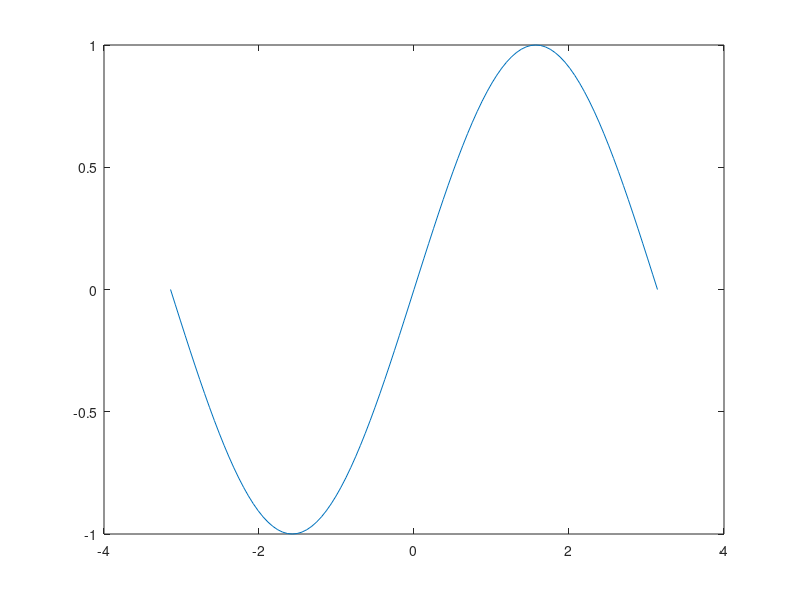

MATLAB code for this plot: (Note: this script raises an error after producing the figure.)
%显示多项式曲线
a = [1 2 1];
x1 = -50:0.5:50;    	%切片格式　（含）开始位置：步长：（含）结束位置
y1 = polyval(a,x1);     %多项式的计算，a代表每一项的系数，x代表要计算的x点，返回对应的y点
plot(x1,y1);            

%显示三角函数曲线
x2 = -pi:2*pi/100:pi;
y2 = sin(x2);
plot(x2,y2);

%显示直线
x3 = 1:0.5:100;
y3 = 3*x+5;
plot(x3,y3)

%显示多条曲线
x4 = x2;
y4 = cos(x4);
plot(x4,y4,x2,y2,'r--');

%打开多个独立窗口
figure(1);
plot(x2,y2);        
figure(2);
plot(x4,y4);    
figure(1);      %这个窗口的序号不一定要按顺序，仅代表不同窗口的序号
plot(x1,y1);            

%分割一个窗口，显示多个图像
x5 = linspace(0,4*pi,100);  %生成列表，指定开始位置，结束位置，所有数目，自动计算间隔
y5 = tan(x5);
subplot(4,1,1);             %指定分割一个窗口显示多个图像，第一个参数代表行，第二个参数代表列，第三个参数代表其中的第几个
plot(x1,y1);                %停留在上一个指定的窗口操作
subplot(4,1,2);
plot(x2,y2);
subplot(4,1,3);
plot(x3,y3);
subplot(4,1,4);
plot(x4,y4);

%显示标题栏等标注
figure(2);      %指定窗口号
plot(x4,y4,x2,y2,'r--');
title('这里是标题','Fontsize',30);   	%可以字体设定大小
xlabel('这里是横坐标','Fontsize',20);
ylabel('这里是纵坐标','Fontsize',10);

%绘制复数向量图
x6 = x5.*exp(i*x5);
plot(x6)

%绘制极坐标图
y6 = sin(2*x5).*cos(2*x5);
polar(x5,y6);       %注意不是plot而是polar，调用不同的显示函数。

%第四章习题一：绘制４条不同的曲线
close all
x7 = -10:0.2:10;
y7 = x7+3;
subplot(4,1,1);
plot(x7,y7)
%
y8 = x7;
x8 = (y8.^2+1)./3;
subplot(4,1,2);
plot(x8,y8)
%
y9 = 4*x7.^2+1;
subplot(4,1,3);
plot(x7,y9)
%重点是这个双曲线的计算，要遵循数学规律。
y10 = x7;
x10_1 = (4+y10.^2).^0.5;
x10_2 = -(4+y10.^2).^0.5;
subplot(4,1,4);
plot(x10_1,y10,x10_2,y10)

%第四章习题二：显示分段函数
close all       %关闭所有窗口
x11 = -9:0.1:0;
y11 = 3*(sin(x11-pi/3)).^2;
x12 = 0:0.1:7;
y12 = 4*x12.^2-1;
x13 = 7:0.1:18;
y13 = x13.*exp(7-x13);
plot(x11,y11,x12,y12,x13,y13);
legend();       %显示图注

%第四章习题三：显示空间曲线／空间网线／空间曲面
close all       %关闭所有窗口
t14 = linspace(0,4*pi,100);
x14 = 4*sin(t14);
y14 = 4*cos(t14);
z14 = 4*t14;
plot3(x14,y14,z14,'-b');    %绘制三维螺旋线






